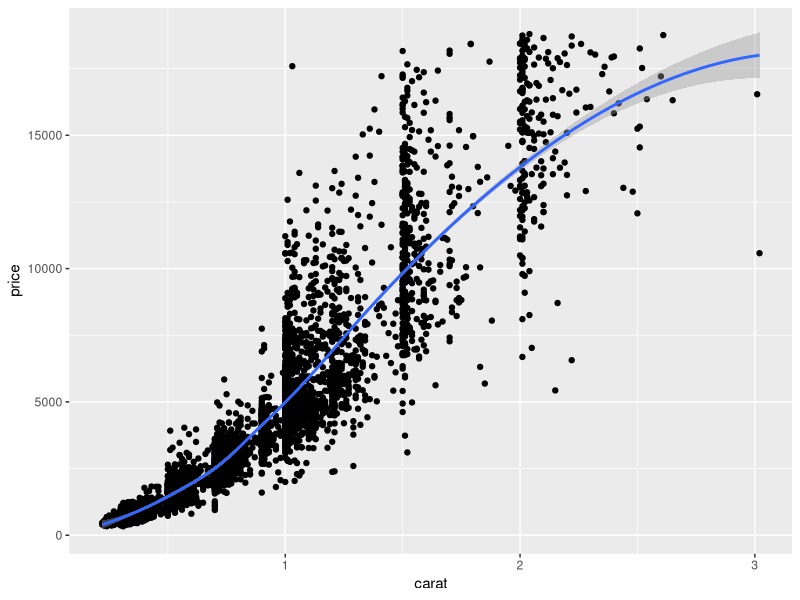
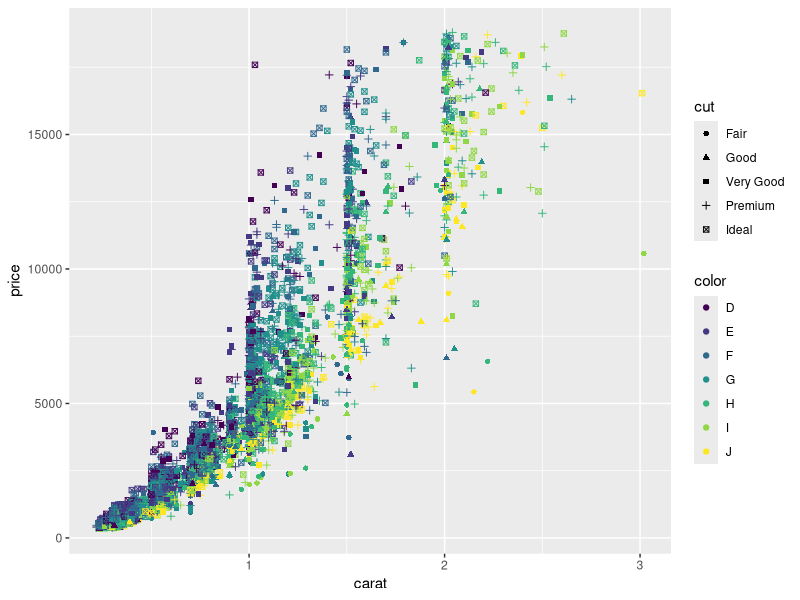
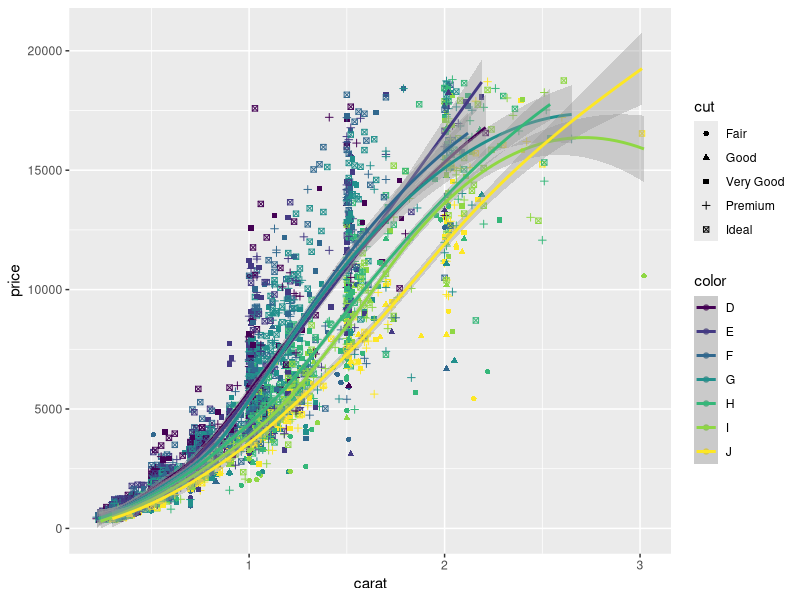
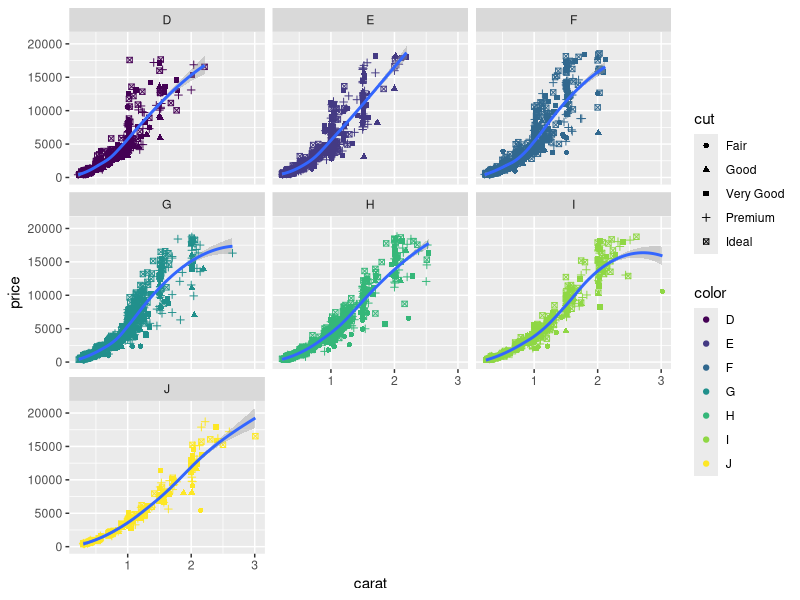

Generate these figures, in order, with R:
## ---- chunk 1
knitr::opts_chunk$set(warning=FALSE, message=FALSE)
options(htmltools.dir.version = FALSE)
library(tidyverse)
## ---- chunk 2
    new_tibble   <- tibble(x = 1:3, y = letters[1:3])
## ---- chunk 3
    a_dataframe  <- data.frame(x = 1:3, y = letters[1:3])
    a_tibble     <- as_tibble(a_dataframe)
## ---- chunk 4
    class(a_tibble)
## ---- chunk 5
set.seed(123)
library(ggplot2)
data(diamonds)
diamonds <- diamonds[sample(1:nrow(diamonds), 5000), ]

ggplot(data = diamonds, mapping = aes(x = carat, y = price)) + 
  geom_point() +
  geom_smooth(method = "loess")
## ---- chunk 6
ggplot(diamonds, 
       aes(
         x = carat, 
         y = price,
         color = color, 
         shape =  cut)
       ) + 
       geom_point()
## ---- chunk 7
ggplot(diamonds) + 
       geom_point(aes(x = carat, y = price, color = color, shape =  cut)) +
       geom_smooth(
         aes(x = carat, y = price, color = color),
         method = "loess"
       )
## ---- chunk 8
ggplot(diamonds) + 
       geom_point(aes(x = carat, y = price, color = color, shape =  cut)) +
       geom_smooth(
         aes(x = carat, y = price, group = color),
         method = "loess"
       ) + 
       facet_wrap(~ color)
## ---- chunk 9
dat <- tibble(
        country = c("Afghanistan", "Germany", "USA"),
        `1999` = c(155, 6, 20),
        `2000` = c(150, 5, 10)
       )

## ---- chunk 10
dat %>% pivot_longer(cols = `1999`:`2000`, names_to = "year", values_to = "cases")
## ---- chunk 11
# input we want to iterate over
x <- 1:3

# function to be applied
Double <- function(z) 2 * z
## ---- chunk 12
# return absolute values of entries in x as list
map(x, function(x) abs(x))
## ---- chunk 13
x %>% map(~ abs(.))
